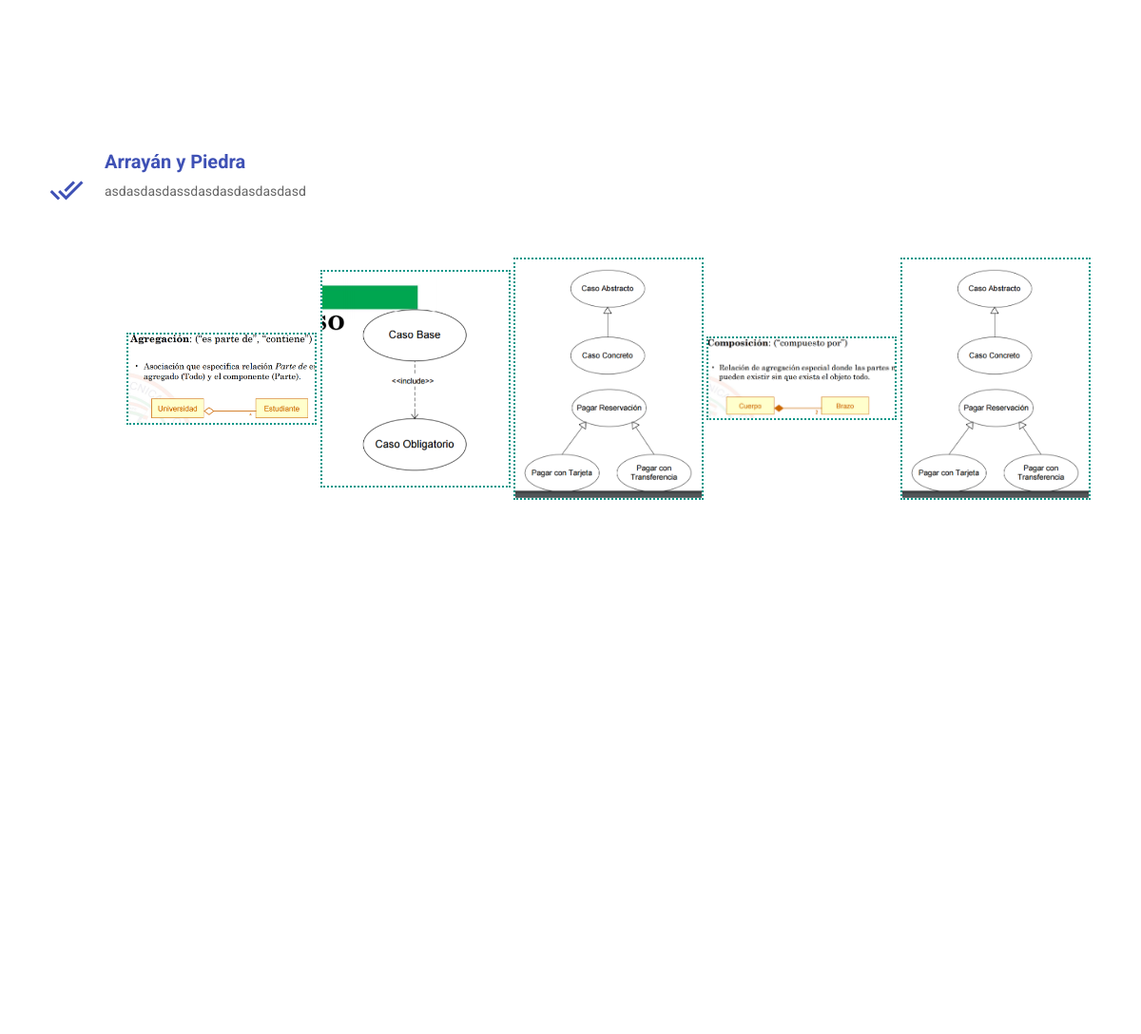
The app's page /destino/ver/arrayan-y-piedra/ (middle part), older data.
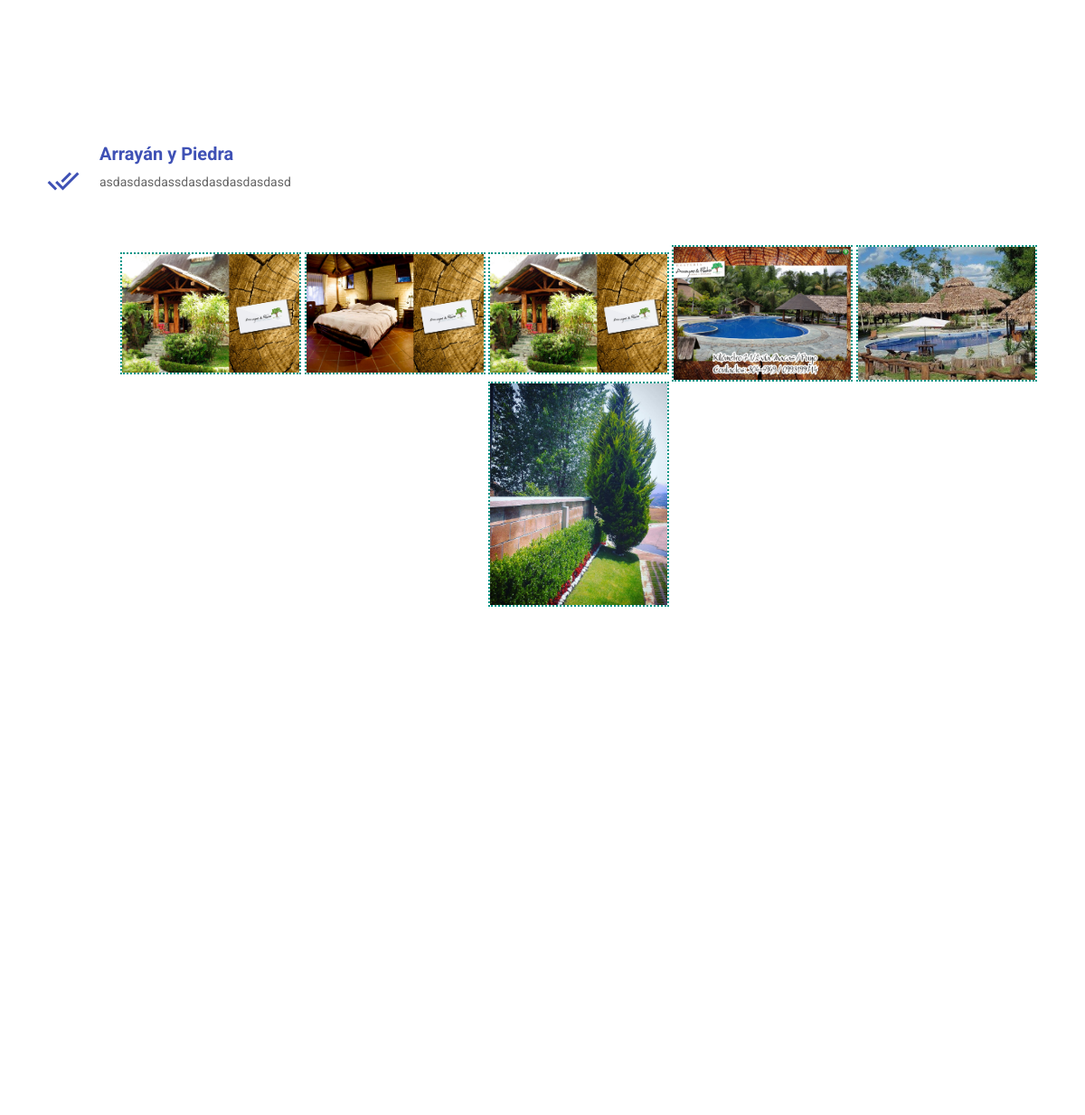
The same page, newer data.
### centro/models.py (models this page shows, shortened)
class Center(models.Model):
    name = models.TextField(blank=False)
    addres = map_fields.AddressField(max_length=200)
    aditional_information = models.TextField(blank=True, verbose_name='Place Description')
    geolocation = map_fields.GeoLocationField(max_length=100)
    slug = AutoSlugField(unique=True, populate_from='name', always_update=True)
    user = models.OneToOneField(User, unique=True, null=True)

class Picture(models.Model):
    picture = models.ImageField()
    center = models.ForeignKey(Center)

### centro/views.py (the view)
# urls.py: url(r'^destino/ver/(?P<slug>[-\w ]+)/$', CenterDetailView.as_view(), name='center_detail'),
class CenterDetailView(DetailView):
    model = Center
    template_name = 'center_detail.html'
    slug_field = 'slug'
    context_object_name = 'center'
    def get_context_data(self, **kwargs):
        context =  super(CenterDetailView, self).get_context_data(**kwargs)
        context['pictures'] = Picture.objects.filter(center__slug=self.object.slug)
        context['request'] = self.request
        if self.request.user.is_authenticated():
            user = Usuario.objects.filter(user = self.request.user)
            center = Center.objects.filter(user=user)
            if center.exists():
                context['verification'] = False
                context['center_view'] = Center.objects.get(user=user)
            else:
                context['verification'] = True
        else:
            context['verification'] = True
        return context

### centro/templates/center_detail.html (shortened to what this page needs)
{% extends 'base.html' %}
{% block content %}
    <div class="col-md-12 col-sm-12 wow fadeInDown">
            <div class="features">
              <div class="icon">
                <i class="mdi-action-done-all"></i>
              </div>
              <div class="features-text">
                <h4>{{ center.name }}</h4>
                <p style="text-align: justify;">
                  {{ center.aditional_information|linebreaksbr }}
                </p>
              </div>
            </div>
    </div>
    <div id="links" class="col-md-12 col-sm-12">
        <div class="features">
              <div class="features-text" style="margin: auto auto; text-align: center;">
                {% for picture in pictures %}
                <a href="{% url 'ver_imagen' picture.picture %}">
                    <img src="{% url 'ver_imagen' picture.picture %}" style="max-width: 200px; border-style:dotted;border-width:2px;">
                </a>
                {% endfor %}
              </div>
        </div>
    </div>
{% endblock %}
{% block map%}
    <div class="col-md-12 col-sm-12" style="height: 500px;">
        <div class="features" style="height: 500px;">
              <div class="features-text" style="height: 500px;">
                <div id="map" class="row" style="height: 500px;"></div>
              </div>
        </div>
    </div>
  {% endblock %}

### centro/templates/base.html (shortened to what this page needs)
{% load static %}
<!doctype html>
<html lang="en">
  <head>
    <link href="{% static 'css/bootstrap.min.css'%}" rel="stylesheet">
    <link href="//cdn.muicss.com/mui-0.9.9-rc1/css/mui.min.css" rel="stylesheet" type="text/css" />
    <link rel="stylesheet" href="{% static 'fonts/font-awesome.min.css'%}" type="text/css" media="screen">
    <link href="{% static 'css/material.min.css' %}" rel="stylesheet">
    <link href="{% static 'css/ripples.min.css' %}" rel="stylesheet">
    <link href="{% static 'css/main.css' %}" rel="stylesheet">
    <link href="{% static 'css/responsive.css' %}" rel="stylesheet">
    <link href="{% static 'css/animate.min.css' %}" rel="stylesheet">
      <link rel="stylesheet" href="{% static 'css/blueimp-gallery.min.css' %}">
  </head>
  <body>
  	<div class="content-wrap">
    <section id="features" class="section">
      <div class="container">
        <div class="row">
          {% block content %}
          {% endblock %}
           {% block map %}
           {% endblock %}
        </div>
      </div>
    </section>
    </div>
  </body>
</html>

### centro/static/css/main.css (style rules this page uses)
body { font-family: 'Roboto', sans-serif; color: #666; font-size: 14px; font-weight: 400; background: #fff; }
.row { padding: 30px 0; }
.section { padding: 90px 0; }
.content-wrap { -webkit-transition: -webkit-transform 0.4s; transition: transform 0.4s; -webkit-transition-timing-function: cubic-bezier(0.7, 0, 0.3, 1); transition-timing-function: cubic-bezier(0.7, 0, 0.3, 1); }
#features { background: #fff; }
#features .features { margin: 30px 0; }
#features .features .icon { float: left; text-align: center; }
#features .features .icon i { width: 80px; height: 80px; line-height: 80px; border-radius: 50%; font-size: 36px; color: #3f51b5; }
#features .features h4 { margin-bottom: 10px; font-size: 20px; font-weight: 700; color: #3f51b5; }
#features .features .features-text { padding-left: 80px; }
#features .features .features-text p { margin: 0; }

Row changes from the older to the newer data that the page shows:
removed Picture: picture (picture)
removed Picture: picture (picture)
changed Picture (number 1 of 6 on the later page): picture: a different picture
changed Picture (number 2 of 6 on the later page): picture: a different picture
changed Picture (number 3 of 6 on the later page): picture: a different picture
added Picture: picture (picture)
added Picture: picture (picture)
added Picture: picture (picture)
